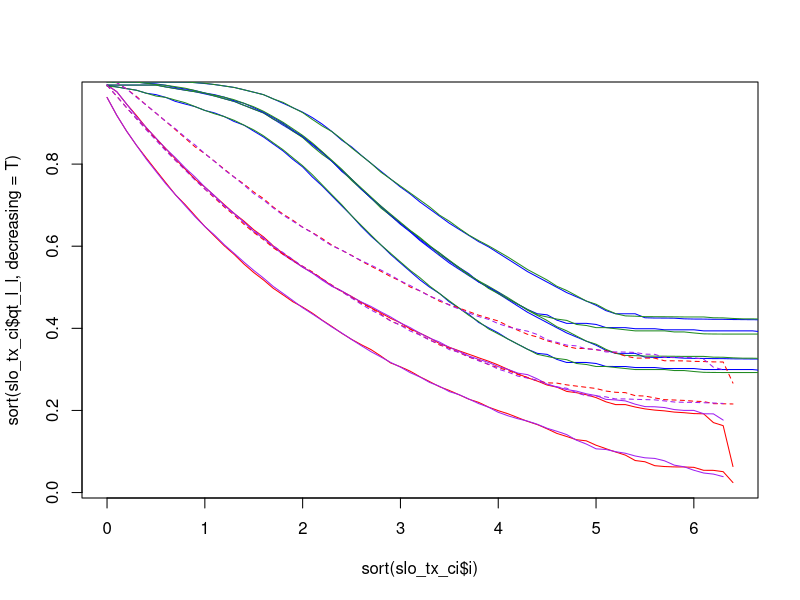

Source code (R):
library(survival)
library(survminer)

nsim <- 500
null.hz <- .3
tx.hz <- 1*null.hz
nevents <- 524
halfn <- nevents*3/4


entry <- seq(0,6, by=1/500)
ctrl.entry <- entry[c(seq(1,1425, by=5),seq(1426,2072, by=6),seq(2073,2644, by=2))]
tx1.entry <- entry[c(seq(2,1425, by=5),seq(1427,2072, by=6))]
tx5.entry <- entry[c(seq(1431,2072, by=6), seq(2074,2644, by=2))]

ctrl.l <- length(ctrl.entry)
five_st <- entry[1431]
ctrl.5.st <- entry[1426]

#stat <- rep(NA, nsim)
p.expt_1c <- rep(NA, nsim)
p.expt_5c <- rep(NA, nsim)
p.expt_15 <- rep(NA, nsim)

slow_null_ct_t <- list()
slow_null_tx_t <- list()
fast_null_ct_t <- list()
fast_null_tx_t <- list()

CI_slow_null_ct_l <- list()
CI_slow_null_ct_u <- list()
CI_slow_null_tx_l <- list()
CI_slow_null_tx_u <- list()
CI_fast_null_ct_l <- list()
CI_fast_null_ct_u <- list()
CI_fast_null_tx_l <- list()
CI_fast_null_tx_u <- list()

t_length <- data.frame(arm1=0, arm2=0)

set.seed(2349)

for (i in 1:nsim) {
  ctrl.evs <- rexp(length(ctrl.entry), null.hz)
  tx1.evs <- rexp(length(tx1.entry), tx.hz)
  tx5.evs <- rexp(length(tx5.entry), tx.hz)
  
  ctrl.time <- ctrl.entry+ctrl.evs
  tx1.time <- tx1.entry+tx1.evs
  tx5.time <- tx5.entry+tx5.evs
  
  comp1 <- rbind(cbind(ctrl.time[1:halfn], ctrl.evs[1:halfn],ctrl.entry[1:halfn],
                       rep(0, halfn)), cbind(tx1.time, tx1.evs, tx1.entry, rep(1,halfn)))
  comp1 <- comp1[order(comp1[,1]),]
  comp1 <- cbind(comp1, c(rep(1,nevents),rep(0,nrow(comp1)-nevents)))
  test1 <- ifelse(comp1[1:nrow(comp1),1]>comp1[nevents], comp1[nevents]-comp1[1:nrow(comp1),3], 
                 comp1[1:nrow(comp1),2])
  comp1[,2] <- replace(comp1[,2],1:nrow(comp1),test1)
  
  comp5 <- rbind(cbind(ctrl.time[(ctrl.l-halfn+1):ctrl.l]-ctrl.5.st, 
                       ctrl.evs[(ctrl.l-halfn+1):ctrl.l], ctrl.entry[(ctrl.l-halfn+1):ctrl.l]-ctrl.5.st,
                       rep(0, halfn)), cbind(tx5.time-five_st, tx5.evs, tx5.entry-five_st, rep(1,halfn)))
  comp5 <- comp5[order(comp5[,1]),]
  comp5 <- cbind(comp5, c(rep(1,nevents),rep(0,nrow(comp5)-nevents)))
  test5 <- ifelse(comp5[1:nrow(comp5),1]>comp5[nevents], comp5[nevents]-comp5[1:nrow(comp5),3], 
                 comp5[1:nrow(comp5),2])
  comp5[,2] <- replace(comp5[,2],1:nrow(comp5),test5)
  
  t_length[i,] <- cbind(comp1[nevents], comp5[nevents])
  
  test1c <- summary(coxph(Surv(comp1[,2], comp1[,5])~comp1[,4]))
  test5c <- summary(coxph(Surv(comp5[,2], comp5[,5])~comp5[,4]))
  test15 <- summary(coxph(Surv(c(comp1[comp1[,4]==1,2],comp5[comp5[,4]==1,2]),
                               c(comp1[comp1[,4]==1,5],comp5[comp5[,4]==1,5]))~
                               c(rep(0,length(comp1[comp1[,4]==1,2])),
                                     rep(1,length(comp5[comp5[,4]==1,2])))))
  
  #stat[i] <- test$coef[4]
  p.expt_1c[i] <- test1c$coef[5]
  p.expt_5c[i] <- test5c$coef[5]
  p.expt_15[i] <- test15$coef[5]
  
  obj1 <- survfit(Surv(comp1[comp1[,4]==1,2], comp1[comp1[,4]==1,5])~1)
  
  obj2 <- survfit(Surv(comp1[comp1[,4]==0,2], comp1[comp1[,4]==0,5])~1)
  check <- all.equal(obj2$n,length(obj2$time),length(obj2$lower),length(obj2$upper))
  
  obj3 <- survfit(Surv(comp5[comp5[,4]==1,1], comp5[comp5[,4]==1,5])~1)
  check <- all.equal(obj3$n,length(obj3$time),length(obj3$lower),length(obj3$upper))
  
  obj4 <- survfit(Surv(comp5[comp5[,4]==0,1], comp5[comp5[,4]==0,5])~1)
  
  slow_null_ct_t[[i]] <- round(obj2$time, digits=1)
  slow_null_tx_t[[i]] <- round(obj1$time, digits=1)
  fast_null_ct_t[[i]] <- round(obj4$time, digits=1)
  fast_null_tx_t[[i]] <- round(obj3$time, digits=1)
  
  CI_slow_null_ct_l[[i]] <- obj2$lower
  CI_slow_null_ct_u[[i]] <- obj2$upper
  CI_slow_null_tx_l[[i]] <- obj1$lower
  CI_slow_null_tx_u[[i]] <- obj1$upper
  CI_fast_null_ct_l[[i]] <- obj4$lower
  CI_fast_null_ct_u[[i]] <- obj4$upper
  CI_fast_null_tx_l[[i]] <- obj3$lower
  CI_fast_null_tx_u[[i]] <- obj3$upper
  
}

mean(p.expt_1c<.05)
mean(p.expt_5c<.05)
mean(p.expt_15<.05)

t.test(t_length$arm1, t_length$arm2)

slo_ct_l <- cbind(unlist(slow_null_ct_t),unlist(CI_slow_null_ct_l))
slo_ct_u <- cbind(unlist(slow_null_ct_t),unlist(CI_slow_null_ct_u))
fst_ct_l <- cbind(unlist(fast_null_ct_t),unlist(CI_fast_null_ct_l))
fst_ct_u <- cbind(unlist(fast_null_ct_t),unlist(CI_fast_null_ct_u))
slo_tx_l <- cbind(unlist(slow_null_tx_t),unlist(CI_slow_null_tx_l))
slo_tx_u <- cbind(unlist(slow_null_tx_t),unlist(CI_slow_null_tx_u))
fst_tx_l <- cbind(unlist(fast_null_tx_t),unlist(CI_fast_null_tx_l))
fst_tx_u <- cbind(unlist(fast_null_tx_t),unlist(CI_fast_null_tx_u))

slo_ct_l <- slo_ct_l[complete.cases(slo_ct_l),]
slo_ct_u <- slo_ct_u[complete.cases(slo_ct_u),]
fst_ct_l <- fst_ct_l[complete.cases(fst_ct_l),]
fst_ct_u <- fst_ct_u[complete.cases(fst_ct_u),]
slo_tx_l <- slo_tx_l[complete.cases(slo_tx_l),]
slo_tx_u <- slo_tx_u[complete.cases(slo_tx_u),]
fst_tx_l <- fst_tx_l[complete.cases(fst_tx_l),]
fst_tx_u <- fst_tx_u[complete.cases(fst_tx_u),]

fnct <- unique(fst_ct_l[,1])
fntt <- unique(fst_tx_l[,1])
snct <- unique(slo_ct_l[,1])
sntt <- unique(slo_tx_l[,1])

fst_ct_ci <- data.frame()
fst_tx_ci <- data.frame()
slo_ct_ci <- data.frame()
slo_tx_ci <- data.frame()

for (i in fnct) {
  ind <- which(fst_ct_l[,1]==i)
  qt_l_l <- quantile(fst_ct_l[ind,2], .025)
  qt_l_u <- quantile(fst_ct_l[ind,2], .975)
  qt_u_l <- quantile(fst_ct_u[ind,2], .025)
  qt_u_u <- quantile(fst_ct_u[ind,2], .975)
  fst_ct_ci <- rbind(fst_ct_ci, data.frame(qt_l_l,qt_l_u, qt_u_l,qt_u_u,i))
}

for (i in fntt) {
  ind <- which(fst_tx_l[,1]==i)
  qt_l_l <- quantile(fst_tx_l[ind,2], .025)
  qt_l_u <- quantile(fst_tx_l[ind,2], .975)
  qt_u_l <- quantile(fst_tx_u[ind,2], .025)
  qt_u_u <- quantile(fst_tx_u[ind,2], .975)
  fst_tx_ci <- rbind(fst_tx_ci, data.frame(qt_l_l,qt_l_u, qt_u_l,qt_u_u,i))
}

for (i in snct) {
  ind <- which(slo_ct_l[,1]==i)
  qt_l_l <- quantile(slo_ct_l[ind,2], .025)
  qt_l_u <- quantile(slo_ct_l[ind,2], .975)
  qt_u_l <- quantile(slo_ct_u[ind,2], .025)
  qt_u_u <- quantile(slo_ct_u[ind,2], .975)
  slo_ct_ci <- rbind(slo_ct_ci, data.frame(qt_l_l,qt_l_u, qt_u_l,qt_u_u,i))
}

for (i in sntt) {
  ind <- which(slo_tx_l[,1]==i)
  qt_l_l <- quantile(slo_tx_l[ind,2], .025)
  qt_l_u <- quantile(slo_tx_l[ind,2], .975)
  qt_u_l <- quantile(slo_tx_u[ind,2], .025)
  qt_u_u <- quantile(slo_tx_u[ind,2], .975)
  slo_tx_ci <- rbind(slo_tx_ci, data.frame(qt_l_l,qt_l_u, qt_u_l,qt_u_u,i))
}

plot(sort(slo_tx_ci$i), sort(slo_tx_ci$qt_l_l, decreasing=T),type='l', col='red')
lines(sort(slo_tx_ci$i), sort(slo_tx_ci$qt_l_u, decreasing=T), col='red')
lines(sort(fst_tx_ci$i), sort(fst_tx_ci$qt_l_l, decreasing=T),type='l', col='blue')
lines(sort(fst_tx_ci$i), sort(fst_tx_ci$qt_l_u, decreasing=T), col='blue')
lines(sort(slo_ct_ci$i), sort(slo_ct_ci$qt_l_l, decreasing=T),type='l', col='purple')
lines(sort(slo_ct_ci$i), sort(slo_ct_ci$qt_l_u, decreasing=T), col='purple')
lines(sort(fst_ct_ci$i), sort(fst_ct_ci$qt_l_l, decreasing=T),type='l', col='forestgreen')
lines(sort(fst_ct_ci$i), sort(fst_ct_ci$qt_l_u, decreasing=T), col='forestgreen')

lines(sort(fst_tx_ci$i), sort(fst_tx_ci$qt_u_l, decreasing=T), col='blue')
lines(sort(fst_tx_ci$i), sort(fst_tx_ci$qt_u_u, decreasing=T), col='blue')
lines(sort(slo_tx_ci$i), sort(slo_tx_ci$qt_u_l, decreasing=T),lty='dashed', col='red')
lines(sort(slo_tx_ci$i), sort(slo_tx_ci$qt_u_u, decreasing=T),lty='dashed', col='red')
lines(sort(slo_ct_ci$i), sort(slo_ct_ci$qt_u_l, decreasing=T),lty='dashed', col='purple')
lines(sort(slo_ct_ci$i), sort(slo_ct_ci$qt_u_u, decreasing=T),lty='dashed', col='purple')
lines(sort(fst_ct_ci$i), sort(fst_ct_ci$qt_u_l, decreasing=T), col='forestgreen')
lines(sort(fst_ct_ci$i), sort(fst_ct_ci$qt_u_u, decreasing=T), col='forestgreen')
